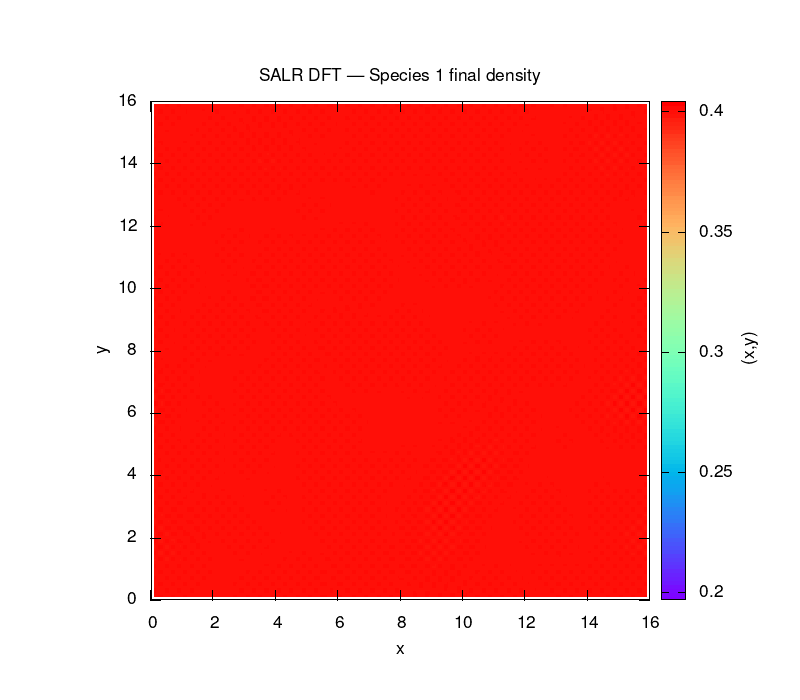

Source code (gnuplot):
set terminal png size 800,700 enhanced font 'Helvetica,13'
set output 'output/density_species1_final.png'

set title 'SALR DFT — Species 1 final density'
set xlabel 'x'
set ylabel 'y'
set cblabel 'ρ(x,y)'

set palette rgbformulae 33,13,10    # viridis-like: dark-blue -> yellow
set cbrange [0.197078:0.404044]

set pm3d map interpolate 0,0
set size ratio -1

splot 'output/density_species1_final.dat' using 1:2:3 with pm3d notitle
